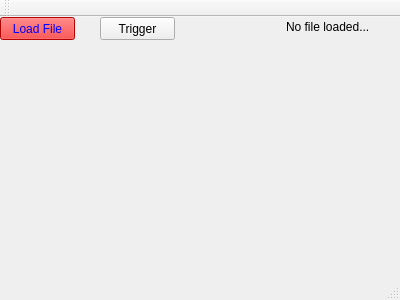
<?xml version="1.0" encoding="UTF-8"?>
<ui version="4.0">
 <class>MainWindow</class>
 <widget class="QMainWindow" name="MainWindow">
  <property name="geometry">
   <rect>
    <x>0</x>
    <y>0</y>
    <width>400</width>
    <height>300</height>
   </rect>
  </property>
  <property name="windowTitle">
   <string>MainWindow</string>
  </property>
  <widget class="QWidget" name="centralWidget">
   <widget class="QPushButton" name="LoadFileButton">
    <property name="geometry">
     <rect>
      <x>0</x>
      <y>0</y>
      <width>75</width>
      <height>23</height>
     </rect>
    </property>
    <property name="cursor">
     <cursorShape>PointingHandCursor</cursorShape>
    </property>
    <property name="styleSheet">
     <string notr="true">background-color: red;
color: blue;</string>
    </property>
    <property name="text">
     <string>Load File</string>
    </property>
   </widget>
   <widget class="QLabel" name="Image">
    <property name="geometry">
     <rect>
      <x>10</x>
      <y>50</y>
      <width>381</width>
      <height>191</height>
     </rect>
    </property>
    <property name="styleSheet">
     <string notr="true">width: auto;
height: auto;</string>
    </property>
    <property name="text">
     <string/>
    </property>
   </widget>
   <widget class="QPushButton" name="TestButton">
    <property name="geometry">
     <rect>
      <x>100</x>
      <y>0</y>
      <width>75</width>
      <height>23</height>
     </rect>
    </property>
    <property name="text">
     <string>Trigger</string>
    </property>
   </widget>
   <widget class="QLabel" name="fileName">
    <property name="geometry">
     <rect>
      <x>286</x>
      <y>0</y>
      <width>101</width>
      <height>20</height>
     </rect>
    </property>
    <property name="text">
     <string>No file loaded...</string>
    </property>
   </widget>
  </widget>
  <widget class="QMenuBar" name="menuBar">
   <property name="geometry">
    <rect>
     <x>0</x>
     <y>0</y>
     <width>400</width>
     <height>21</height>
    </rect>
   </property>
  </widget>
  <widget class="QToolBar" name="mainToolBar">
   <attribute name="toolBarArea">
    <enum>TopToolBarArea</enum>
   </attribute>
   <attribute name="toolBarBreak">
    <bool>false</bool>
   </attribute>
  </widget>
  <widget class="QStatusBar" name="statusBar"/>
 </widget>
 <layoutdefault spacing="6" margin="11"/>
 <resources/>
 <connections/>
</ui>
